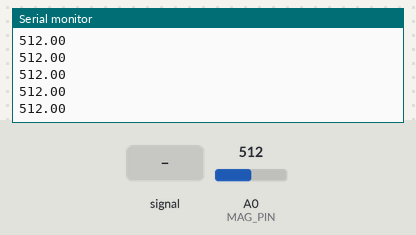
The sketch below on a simulated Arduino Uno, built with avr-gcc and run on an emulated ATmega328P. Shown: the last lines printed to the serial monitor. The inputs (shaded band) are chosen by the test bench; at power-on: A0 (MAG_PIN) = 512.

Above: at 1.2 s.
1.3 s: A0 (MAG_PIN) fed a 200 Hz sine of ±81 counts around its level
At 2.1 s:
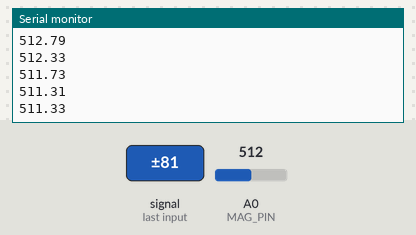
2.8 s: A0 (MAG_PIN) set to 716
At 3.7 s:
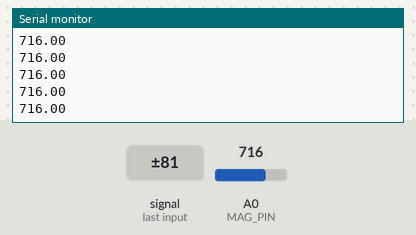
4.3 s: A0 (MAG_PIN) fed a 1000 Hz sine of ±255 counts around its level
At 4.9 s:
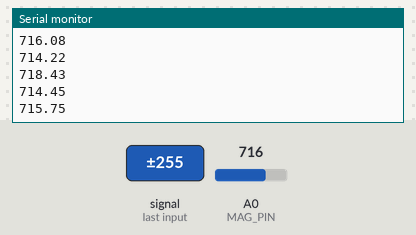
5.8 s: A0 (MAG_PIN) set to 900
At 6.8 s:
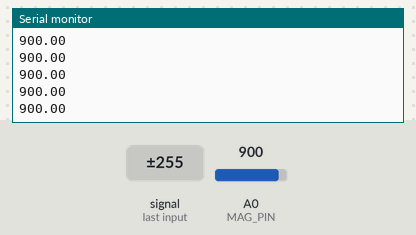
Timing chart, 0 to 8.3 s (numbered marks = the images above; inputs shaded):
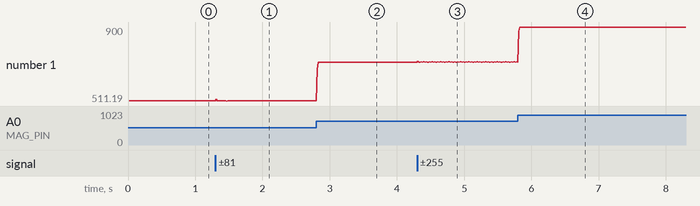

Measured:
- after the input at 1.3 s, the serial monitor: prints a new line at once (image 1)
- after the input at 4.3 s, the serial monitor: prints a new line at once (image 3)
- plotted number 1: 512 → 512.23 after the input at 1.3 s, 716 → 715.59 after the input at 4.3 s

The sketch:

mag.ino
```cpp
#define MAG_PIN A0

#define AVG_LEN 128

void setup() {
    Serial.begin(115200);
}

void loop() {
    double d = 0;
    long start = micros();
    for (int i = 0; i < AVG_LEN; i++) {
        d += analogRead(MAG_PIN);
    }
    long elapsed = micros() - start;
    Serial.println(d / AVG_LEN);
    // Serial.print("\t");
    // Serial.println(elapsed / AVG_LEN);
}
```
